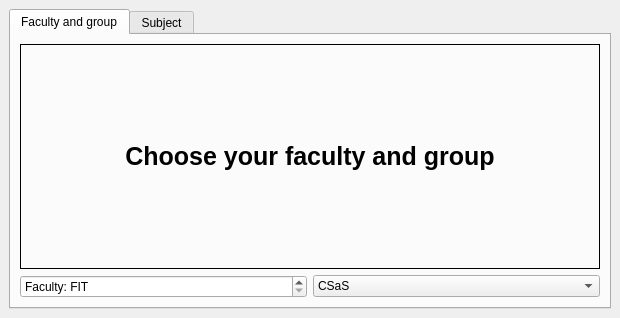
<?xml version="1.0" encoding="UTF-8"?>
<ui version="4.0">
 <class>MainWindow</class>
 <widget class="QMainWindow" name="MainWindow">
  <property name="geometry">
   <rect>
    <x>0</x>
    <y>0</y>
    <width>620</width>
    <height>318</height>
   </rect>
  </property>
  <property name="windowTitle">
   <string>lab_09</string>
  </property>
  <widget class="QWidget" name="centralwidget">
   <layout class="QGridLayout" name="gridLayout">
    <item row="0" column="1">
     <widget class="QTabWidget" name="tabWidget">
      <property name="currentIndex">
       <number>0</number>
      </property>
      <widget class="QWidget" name="tab">
       <attribute name="title">
        <string>Faculty and group</string>
       </attribute>
       <layout class="QGridLayout" name="gridLayout_2">
        <item row="1" column="0">
         <widget class="QSpinBox" name="spinBox">
          <property name="sizePolicy">
           <sizepolicy hsizetype="Minimum" vsizetype="Fixed">
            <horstretch>0</horstretch>
            <verstretch>0</verstretch>
           </sizepolicy>
          </property>
          <property name="frame">
           <bool>true</bool>
          </property>
          <property name="readOnly">
           <bool>false</bool>
          </property>
          <property name="specialValueText">
           <string>Faculty: FIT</string>
          </property>
          <property name="showGroupSeparator" stdset="0">
           <bool>false</bool>
          </property>
          <property name="suffix">
           <string/>
          </property>
          <property name="prefix">
           <string>Faculty: </string>
          </property>
          <property name="maximum">
           <number>5</number>
          </property>
          <property name="displayIntegerBase">
           <number>36</number>
          </property>
         </widget>
        </item>
        <item row="1" column="1">
         <widget class="QComboBox" name="comboBox">
          <item>
           <property name="text">
            <string>CSaS</string>
           </property>
          </item>
          <item>
           <property name="text">
            <string>CTS</string>
           </property>
          </item>
         </widget>
        </item>
        <item row="0" column="0" colspan="2">
         <widget class="QLabel" name="label">
          <property name="font">
           <font>
            <pointsize>19</pointsize>
            <weight>75</weight>
            <bold>true</bold>
           </font>
          </property>
          <property name="frameShape">
           <enum>QFrame::Box</enum>
          </property>
          <property name="text">
           <string>Choose your faculty and group</string>
          </property>
          <property name="alignment">
           <set>Qt::AlignCenter</set>
          </property>
         </widget>
        </item>
       </layout>
      </widget>
      <widget class="QWidget" name="tab_2">
       <attribute name="title">
        <string>Subject</string>
       </attribute>
       <layout class="QVBoxLayout" name="verticalLayout">
        <item>
         <widget class="QLabel" name="label_2">
          <property name="sizePolicy">
           <sizepolicy hsizetype="Preferred" vsizetype="MinimumExpanding">
            <horstretch>0</horstretch>
            <verstretch>0</verstretch>
           </sizepolicy>
          </property>
          <property name="font">
           <font>
            <pointsize>17</pointsize>
           </font>
          </property>
          <property name="frameShape">
           <enum>QFrame::Box</enum>
          </property>
          <property name="text">
           <string>Choose your subject</string>
          </property>
          <property name="alignment">
           <set>Qt::AlignCenter</set>
          </property>
         </widget>
        </item>
        <item>
         <widget class="QListWidget" name="listWidget">
          <item>
           <property name="text">
            <string>Programming</string>
           </property>
          </item>
          <item>
           <property name="text">
            <string>OOP</string>
           </property>
          </item>
          <item>
           <property name="text">
            <string>SAOD</string>
           </property>
          </item>
          <item>
           <property name="text">
            <string>Calculus</string>
           </property>
          </item>
         </widget>
        </item>
       </layout>
      </widget>
     </widget>
    </item>
   </layout>
  </widget>
 </widget>
 <resources/>
 <connections/>
</ui>
